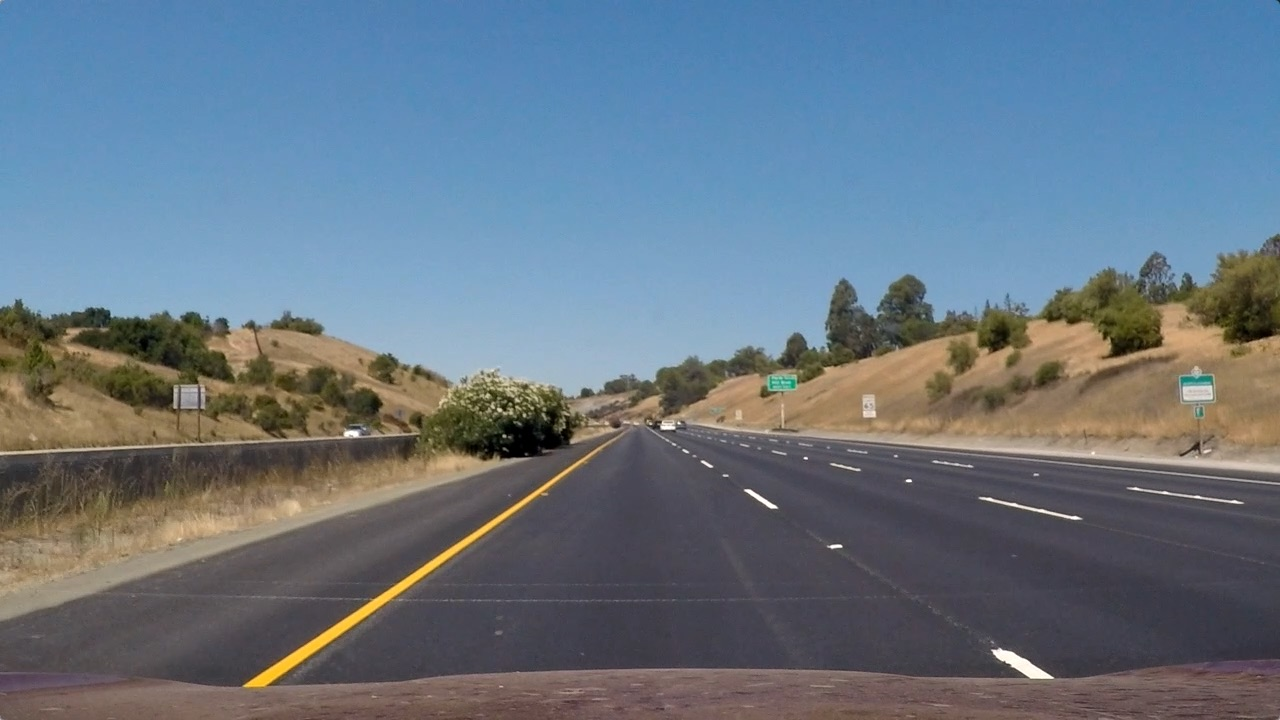
#> input picture test_images/straight_lines1.jpg, 1280 x 720 px; its folder holds only this picture in this run
$ python -i lane_lines.py   (imports and definitions only)   (older library calls are emulated)
#> lines starting #> are read from the running program, lines starting #| are printed output that depends on the picture; after the words box and inside, x2 and y2 are one past the last pixel; in counts of white or black regions, pixels touching at a corner belong together
#> further down, picture is the input picture: shape (720, 1280, 3); mean B, G, R 131.2, 117.7, 103.2
### binary_thresholding.py
import cv2
import numpy as np
import matplotlib.pyplot as plt

def binary_thresholded(img, debug=False):
    """
    Function that applies a binary threshold to an image
    Parameters:
        img : Image to be thresholded
    Returns:
        img_binary : Thresholded image
    """
#> called with debug = False
    if debug:
        img = cv2.imread(img)
    # Transform image to gray scale
    gray_img =cv2.cvtColor(img, cv2.COLOR_BGR2GRAY)
    # Apply sobel (derivative) in x direction, this is usefull to detect lines that tend to be vertical
    sobelx = cv2.Sobel(gray_img, cv2.CV_64F, 1, 0)
    abs_sobelx = np.absolute(sobelx)
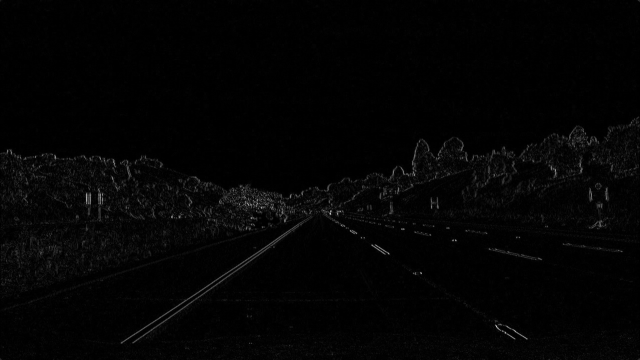
#> abs_sobelx: shape (720, 1280) float64 (shown at 1/2 size); min 0, max 670, mean 11.1; drawn with min black and max white
    # Scale result to 0-255
    scaled_sobel = np.uint8(255*abs_sobelx/np.max(abs_sobelx))
    sx_binary = np.zeros_like(scaled_sobel)
    # Keep only derivative values that are in the margin of interest
    sx_binary[(scaled_sobel >= 30) & (scaled_sobel <= 255)] = 1

    # Detect pixels that are white in the grayscale image
    white_binary = np.zeros_like(gray_img)
    white_binary[(gray_img > 200) & (gray_img <= 255)] = 1

    # Convert image to HLS
    hls = cv2.cvtColor(img, cv2.COLOR_BGR2HLS)
#> hls: shape (720, 1280, 3); mean of channels 0, 1, 2 85.5, 117, 67
    H = hls[:,:,0]
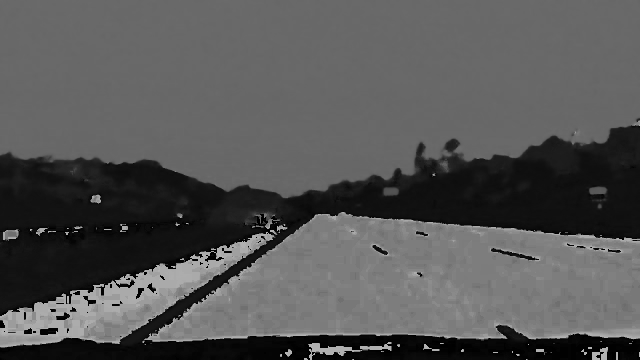
#> H: shape (720, 1280) (shown at 1/2 size); min 0, max 179, mean 85.5
    S = hls[:,:,2]
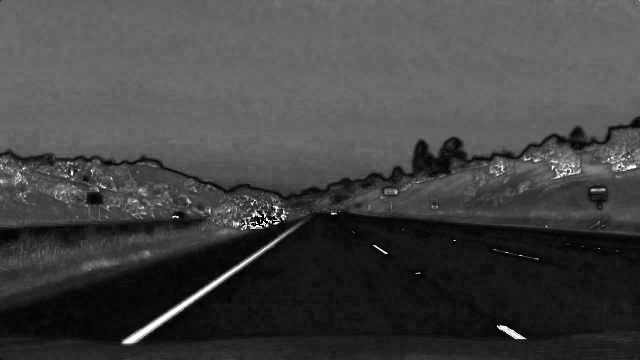
#> S: shape (720, 1280) (shown at 1/2 size); min 0, max 255, mean 67
    sat_binary = np.zeros_like(S)
    # Detect pixels that have a high saturation value
    sat_binary[(S > 90) & (S <= 255)] = 1

    hue_binary =  np.zeros_like(H)
    # Detect pixels that are yellow using the hue component
    hue_binary[(H > 10) & (H <= 25)] = 1

    # Combine all pixels detected above
    binary_1 = cv2.bitwise_or(sx_binary, white_binary)
    binary_2 = cv2.bitwise_or(hue_binary, sat_binary)
    binary = cv2.bitwise_or(binary_1, binary_2)
    if debug:
        plt.imsave("./debugging/binary_thresholded.jpeg",binary, cmap='gray')
        # cv2.imwrite('./debugging/binary_thresholded.jpeg', binary*255)
    return binary

### camera_calibration.py
import numpy as np
import cv2
import os

def distortion_factors():
    """
    Calibrates camera using images of a chessboard
    Parameters:
        None
    Returns:
        mtx : Camera matrix
        dist : Distortion coefficients
    """
    # Prepare object points
    # From the provided calibration images, 9*6 corners are identified
    nx = 9
    ny = 6
    objpoints = []
    imgpoints = []
    # Object points are real world points, here a 3D coordinates matrix is generated
    # z coordinates are 0 and x, y are equidistant as it is known that the chessboard is made of identical squares
    objp = np.zeros((6*9, 3), np.float32)
    objp[:, :2] = np.mgrid[0:9, 0:6].T.reshape(-1, 2)

    # Make a list of calibration images
    os.listdir("./camera_cal/")
    cal_img_list = os.listdir("./camera_cal/")

    # Imagepoints are the coresspondant object points with their coordinates in the distorted image
    # They are found in the image using the Open CV 'findChessboardCorners' function
    for image_name in cal_img_list:
        import_from = './camera_cal/' + image_name
        img = cv2.imread(import_from)
        # Convert to grayscale
        gray = cv2.cvtColor(img, cv2.COLOR_BGR2GRAY)
        # Find the chessboard corners
        ret, corners = cv2.findChessboardCorners(gray, (nx, ny), None)
        # If found, draw corners
        if ret == True:
            # Draw and display the corners
            #cv2.drawChessboardCorners(img, (nx, ny), corners, ret)
            imgpoints.append(corners)
            objpoints.append(objp)
    ret, mtx, dist, rvecs, tvecs = cv2.calibrateCamera(
        objpoints, imgpoints, gray.shape[::-1], None, None)
    #undist = cv2.undistort(img, mtx, dist, None, mtx)
    #export_to = '../Advanced-Lane-Detection/camera_cal/_undistorted/' + image_name
    # save the image in the destination folder
    #plt.imsave(export_to, undist)

    return mtx, dist

### lane_lines.py
import numpy as np
import cv2
import matplotlib.pyplot as plt
from binary_thresholding import binary_thresholded
from perspective_transformation import warp

from calculations import *
# [1 line not run here, left out]
left_fit_hist = np.array([])

# [1 line not run here, left out]
right_fit_hist = np.array([])

# [238 lines left out: functions find_lane_pixels_using_histogram, fit_poly, draw_poly_lines, find_lane_pixels_using_prev_poly, project_lane_info, not called in this run]

def lane_finding_pipeline(img, debug=False):
    """
    Pipeline for lane finding
    Parameters:
        img : Input image
    Returns:
        out_img : Output image
    """
    global left_fit_hist
    global right_fit_hist
    global prev_left_fit
    global prev_right_fit

    binary_thresh = binary_thresholded(img, debug)
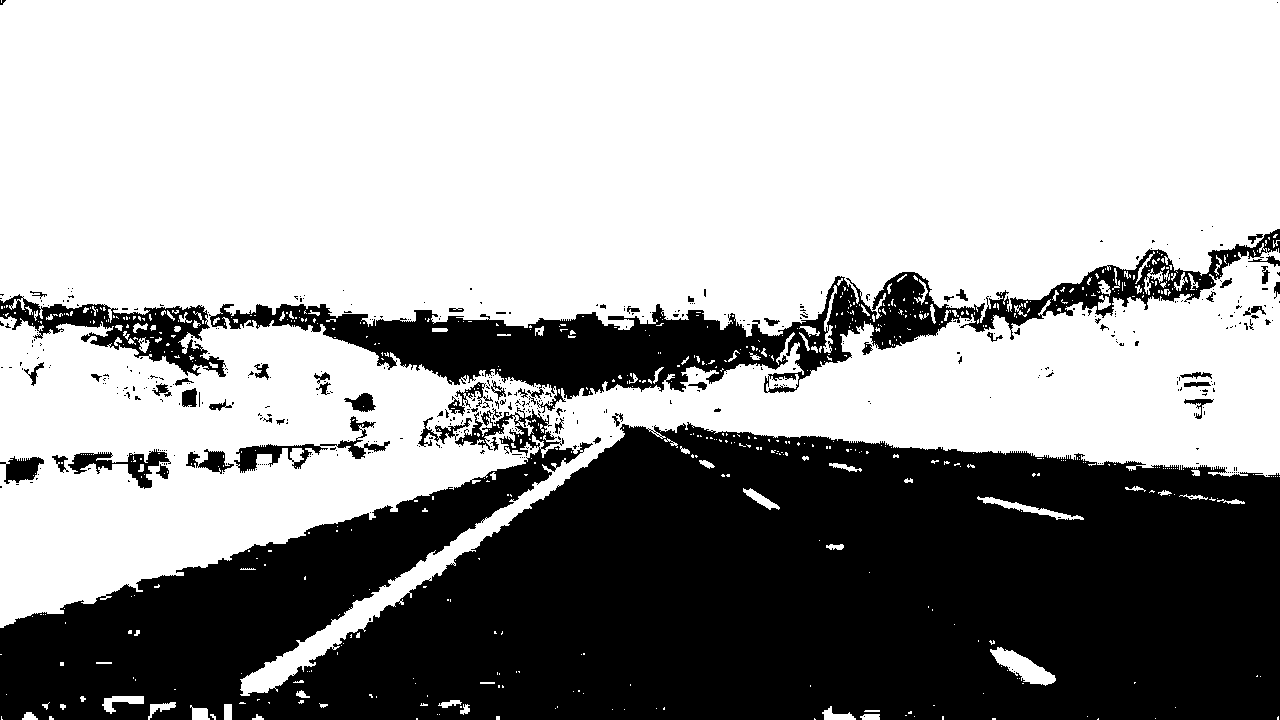
#> binary_thresh: shape (720, 1280); values 0 (black) and 1 (white), 63% white; 469 black regions (411 under 20 px), largest, box (x1, y1, x2, y2) and area: (0, 407, 1280, 720) 283767, (209, 229, 1280, 413) 40575, (0, 294, 226, 377) 6268
#> (the run stopped early here; a loop or call above may not have finished)

$ run again, on test_images/straight_lines2.jpg
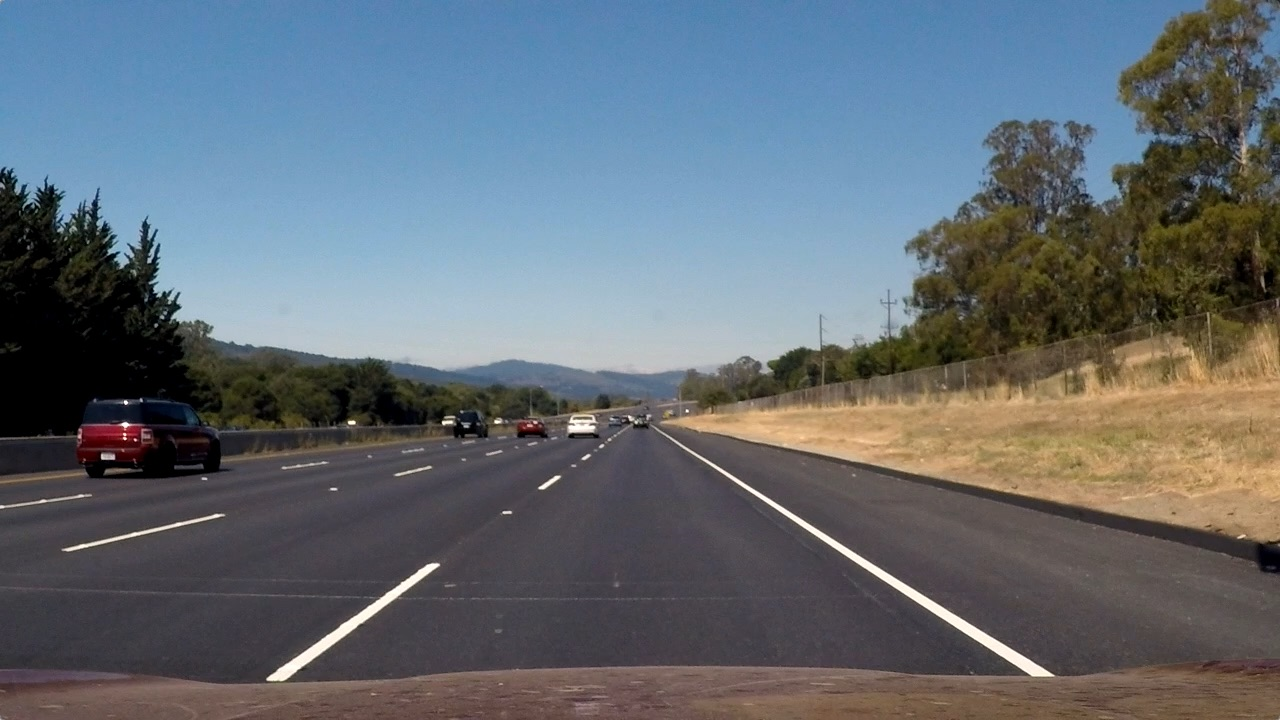
#> input picture test_images/straight_lines2.jpg, 1280 x 720 px
#> picture is the input picture: shape (720, 1280, 3); mean B, G, R 115.1, 107.7, 99.4
#> hls: shape (720, 1280, 3); mean of channels 0, 1, 2 81.7, 107, 62.5
#> in binary_thresholded, `S = hls[:,:,2]`:
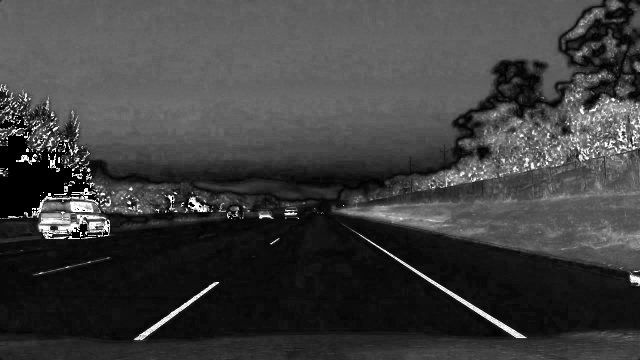
#> S: shape (720, 1280) (shown at 1/2 size); min 0, max 255, mean 62.5
#> in lane_finding_pipeline, `binary_thresh = binary_thresholded(img, debug)`:
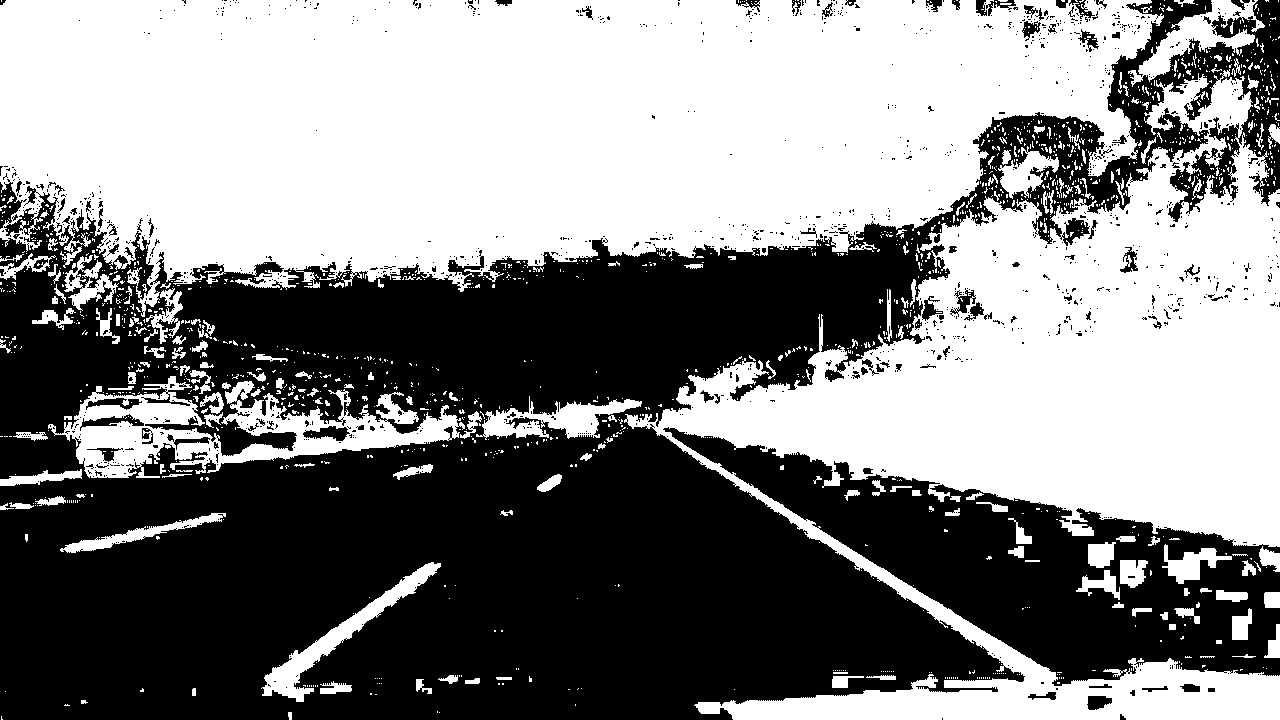
#> binary_thresh: shape (720, 1280); values 0 (black) and 1 (white), 51.9% white; 1252 black regions (1157 under 20 px), largest, box (x1, y1, x2, y2) and area: (0, 0, 1280, 720) 374754, (663, 427, 1280, 686) 57992, (303, 426, 350, 441) 406

$ run again, on test_images/test1.jpg
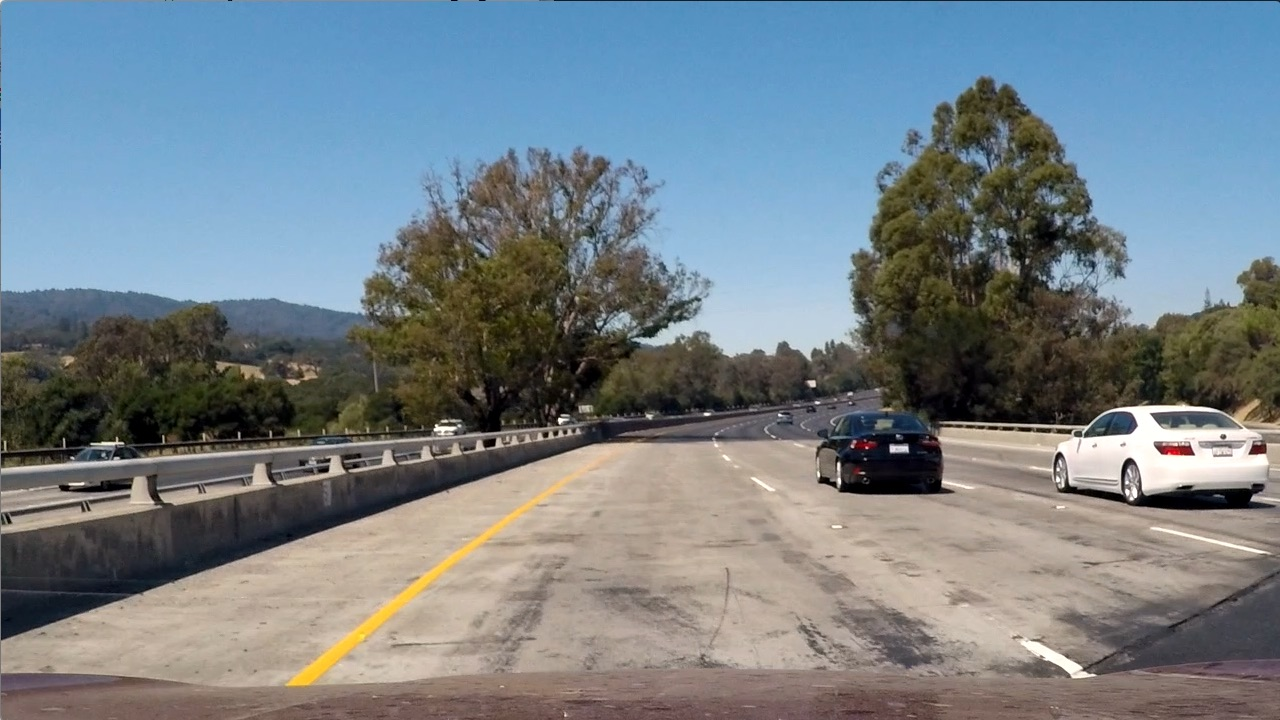
#> input picture test_images/test1.jpg, 1280 x 720 px
#> picture is the input picture: shape (720, 1280, 3); mean B, G, R 135.5, 128.7, 117.5
#> hls: shape (720, 1280, 3); mean of channels 0, 1, 2 60.2, 126.7, 74.4
#> in binary_thresholded, `S = hls[:,:,2]`:
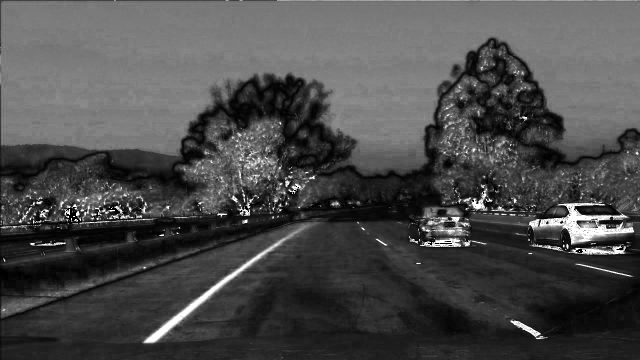
#> S: shape (720, 1280) (shown at 1/2 size); min 0, max 255, mean 74.4
#> in lane_finding_pipeline, `binary_thresh = binary_thresholded(img, debug)`:
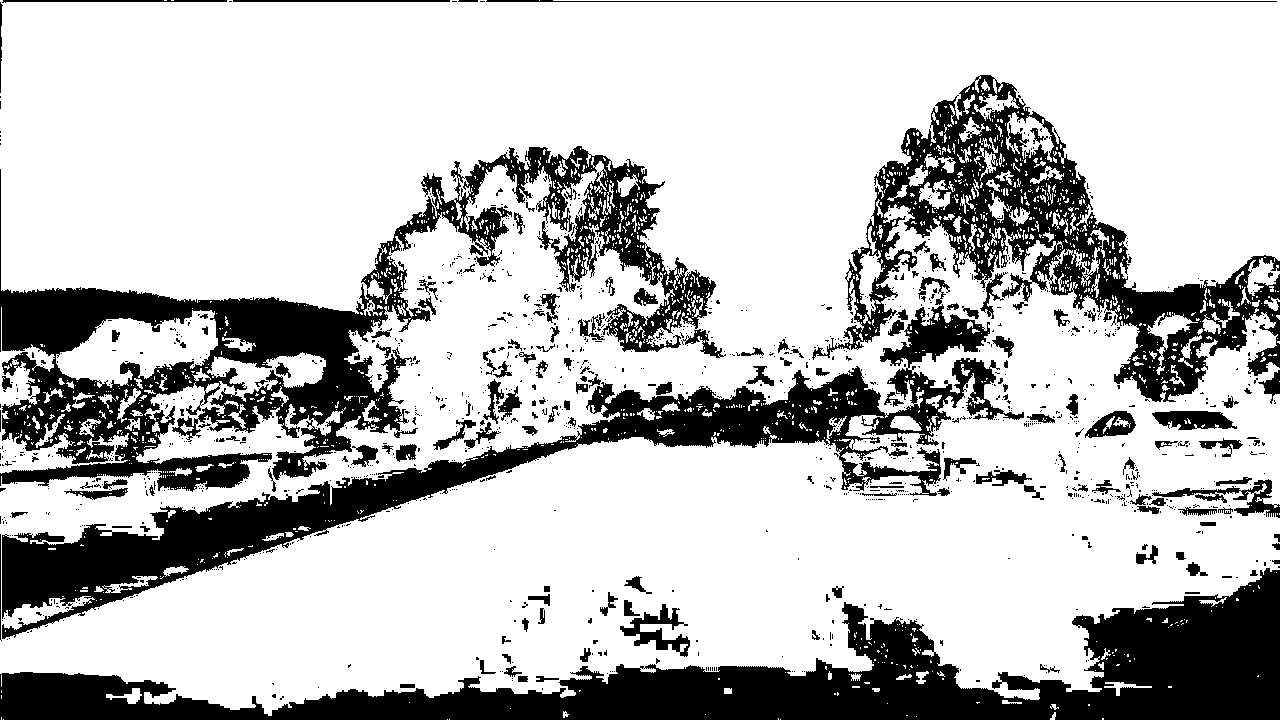
#> binary_thresh: shape (720, 1280); values 0 (black) and 1 (white), 74.5% white; 1255 black regions (1083 under 20 px), largest, box (x1, y1, x2, y2) and area: (0, 568, 1280, 720) 66168, (0, 146, 716, 492) 59521, (2, 304, 1024, 639) 48262
